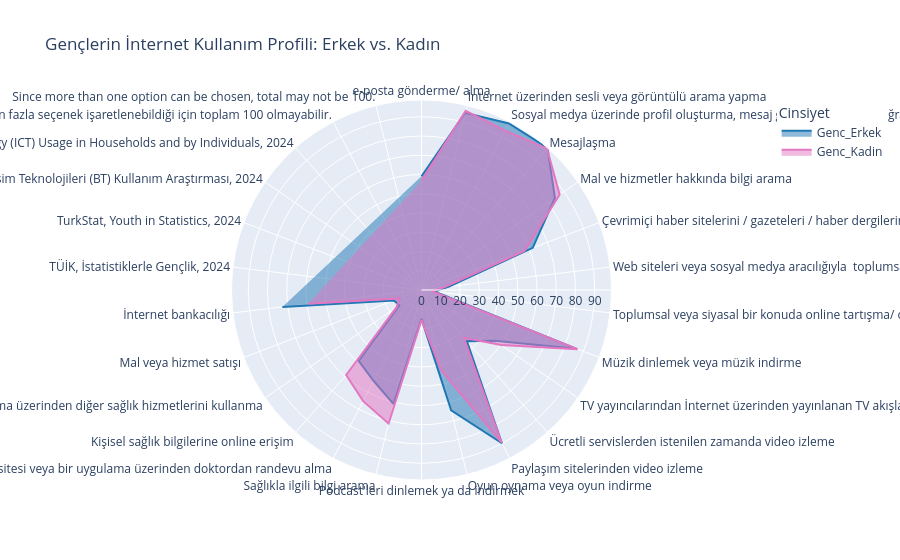

This figure's notebook cell:
### Code cell
import plotly.express as px

# Veriyi Radar Chart için uygun hale getirelim
radar_df = df_clean.melt(id_vars='Amac', value_vars=['Genc_Erkek', 'Genc_Kadin'], 
                         var_name='Cinsiyet', value_name='Oran')

fig = px.line_polar(radar_df, r='Oran', theta='Amac', color='Cinsiyet', line_close=True,
                    title="Gençlerin İnternet Kullanım Profili: Erkek vs. Kadın",
                    color_discrete_sequence=["#1f77b4", "#e377c2"]) # Mavi ve Pembe tonları
fig.update_traces(fill='toself')
fig.show()

### Figure 1 — Plotly figure (JSON) as saved in the notebook; plotly's stock layout.template omitted (floating-point values rounded to 4 significant figures)
{"data": [{"fill": "toself", "hovertemplate": "Cinsiyet=Genc_Erkek<br>Oran=%{r}<br>Amac=%{theta}<extra></extra>", "legendgroup": "Genc_Erkek", "line": {"color": "#1f77b4", "dash": "solid"}, "marker": {"symbol": "circle"}, "mode": "lines", "name": "Genc_Erkek", "r": [59.1, 94.8, 97.7, 98.7, 84.2, 61.8, 14.4, 6.7, 85.9, 46.3, 35.6, 89.9, 64.4, 15.0, 60.9, 53.4, 49.2, 14.0, 15.3, 72.8, NaN, NaN, NaN, NaN, NaN, NaN, NaN, NaN, NaN, NaN, NaN, NaN, NaN, NaN, 59.1], "showlegend": true, "subplot": "polar", "theta": ["e-posta gönderme/ alma", "İnternet üzerinden sesli veya görüntülü arama yapma", "Sosyal medya üzerinde profil oluşturma, mesaj gönderme veya fotoğraf vb. içerik paylaşma", "Mesajlaşma", "Mal ve hizmetler hakkında bilgi arama", "Çevrimiçi haber sitelerini / gazeteleri / haber dergilerini okuma", "Web siteleri veya sosyal medya aracılığıyla  toplumsal veya siyasal konular ile ilgili görüşleri paylaşma", "Toplumsal veya siyasal bir konuda online tartışma/ oylamaya katılma ", "Müzik dinlemek veya müzik indirme ", "TV yayıncılarından İnternet üzerinden yayınlanan TV akışlarını canlı veya sonradan) izleme ", "Ücretli servislerden istenilen zamanda video izleme", "Paylaşım sitelerinden video izleme  ", "Oyun oynama veya oyun indirme", "Podcast'leri dinlemek ya da indirmek", "Sağlıkla ilgili bilgi arama", "Web sitesi veya bir uygulama üzerinden doktordan randevu alma", "Kişisel sağlık bilgilerine online erişim", "Hastaneye veya doktora gitmek yerine bir web sitesi veya uygulama üzerinden diğer sağlık hizmetlerini kullanma", "Mal veya hizmet satışı", "İnternet bankacılığı", "TÜİK, İstatistiklerle Gençlik, 2024", "TurkStat, Youth in Statistics, 2024", "Kaynak: TÜİK, Hanehalkı Bilişim Teknolojileri (BT) Kullanım Araştırması, 2024", "Source: TurkStat, Survey on Information and Communication Technology (ICT) Usage in Households and by Individuals, 2024", "Birden fazla seçenek işaretlenebildiği için toplam 100 olmayabilir.", "Since more than one option can be chosen, total may not be 100.", null, null, null, null, null, null, null, null, "e-posta gönderme/ alma"], "type": "scatterpolar"}, {"fill": "toself", "hovertemplate": "Cinsiyet=Genc_Kadin<br>Oran=%{r}<br>Amac=%{theta}<extra></extra>", "legendgroup": "Genc_Kadin", "line": {"color": "#e377c2", "dash": "solid"}, "marker": {"symbol": "circle"}, "mode": "lines", "name": "Genc_Kadin", "r": [56.8, 95.9, 93.5, 98.3, 87.2, 57.2, 12.1, 5.6, 86.7, 50.3, 33.1, 89.6, 43.0, 15.6, 71.4, 65.2, 59.0, 15.7, 12.3, 59.3, NaN, NaN, NaN, NaN, NaN, NaN, NaN, NaN, NaN, NaN, NaN, NaN, NaN, NaN, 56.8], "showlegend": true, "subplot": "polar", "theta": ["e-posta gönderme/ alma", "İnternet üzerinden sesli veya görüntülü arama yapma", "Sosyal medya üzerinde profil oluşturma, mesaj gönderme veya fotoğraf vb. içerik paylaşma", "Mesajlaşma", "Mal ve hizmetler hakkında bilgi arama", "Çevrimiçi haber sitelerini / gazeteleri / haber dergilerini okuma", "Web siteleri veya sosyal medya aracılığıyla  toplumsal veya siyasal konular ile ilgili görüşleri paylaşma", "Toplumsal veya siyasal bir konuda online tartışma/ oylamaya katılma ", "Müzik dinlemek veya müzik indirme ", "TV yayıncılarından İnternet üzerinden yayınlanan TV akışlarını canlı veya sonradan) izleme ", "Ücretli servislerden istenilen zamanda video izleme", "Paylaşım sitelerinden video izleme  ", "Oyun oynama veya oyun indirme", "Podcast'leri dinlemek ya da indirmek", "Sağlıkla ilgili bilgi arama", "Web sitesi veya bir uygulama üzerinden doktordan randevu alma", "Kişisel sağlık bilgilerine online erişim", "Hastaneye veya doktora gitmek yerine bir web sitesi veya uygulama üzerinden diğer sağlık hizmetlerini kullanma", "Mal veya hizmet satışı", "İnternet bankacılığı", "TÜİK, İstatistiklerle Gençlik, 2024", "TurkStat, Youth in Statistics, 2024", "Kaynak: TÜİK, Hanehalkı Bilişim Teknolojileri (BT) Kullanım Araştırması, 2024", "Source: TurkStat, Survey on Information and Communication Technology (ICT) Usage in Households and by Individuals, 2024", "Birden fazla seçenek işaretlenebildiği için toplam 100 olmayabilir.", "Since more than one option can be chosen, total may not be 100.", null, null, null, null, null, null, null, null, "e-posta gönderme/ alma"], "type": "scatterpolar"}], "layout": {"legend": {"title": {"text": "Cinsiyet"}, "tracegroupgap": 0}, "polar": {"angularaxis": {"direction": "clockwise", "rotation": 90}, "domain": {"x": [0, 1], "y": [0, 1]}}, "title": {"text": "Gençlerin İnternet Kullanım Profili: Erkek vs. Kadın"}}}
